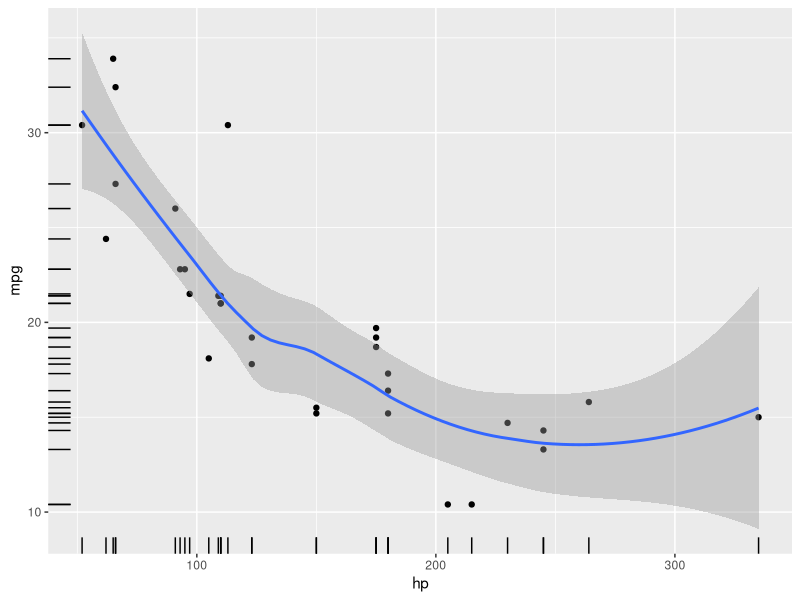
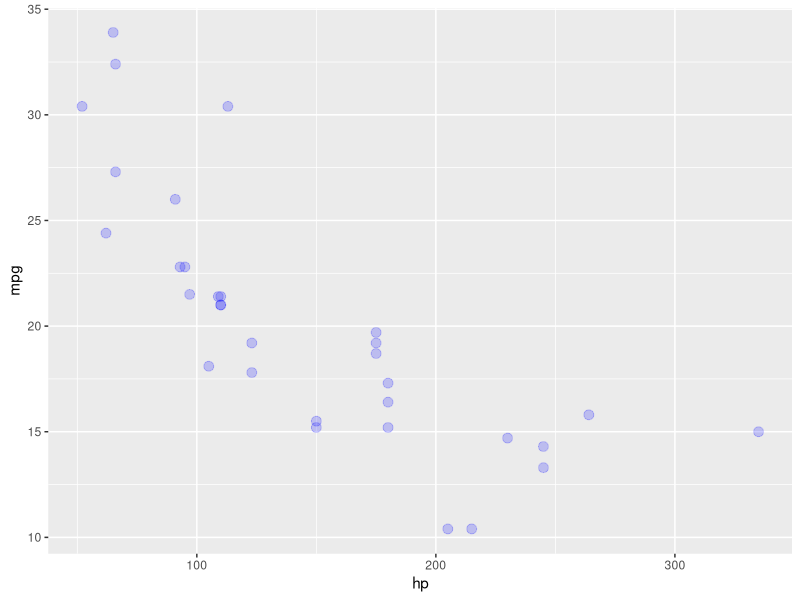
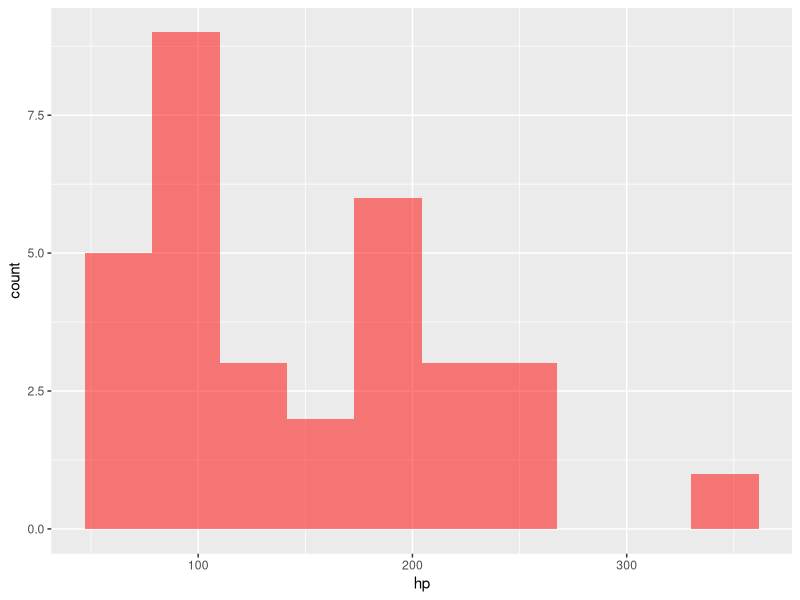
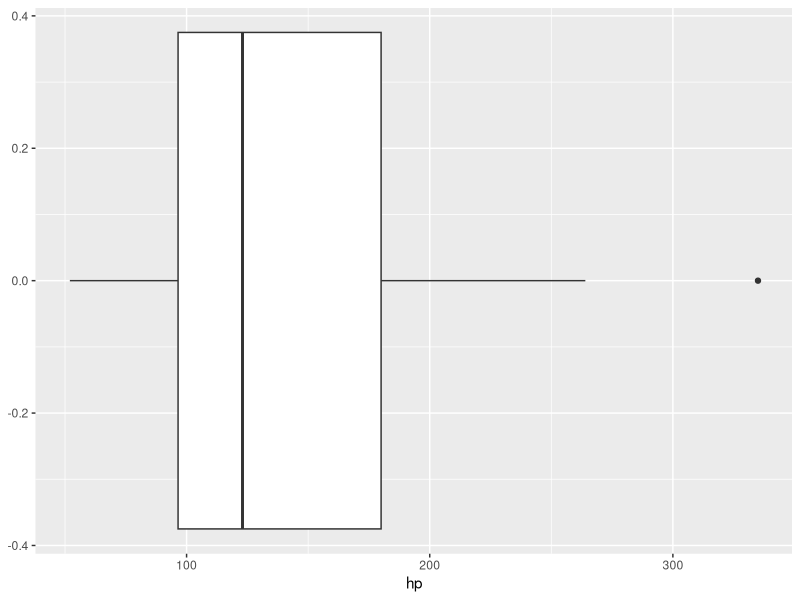
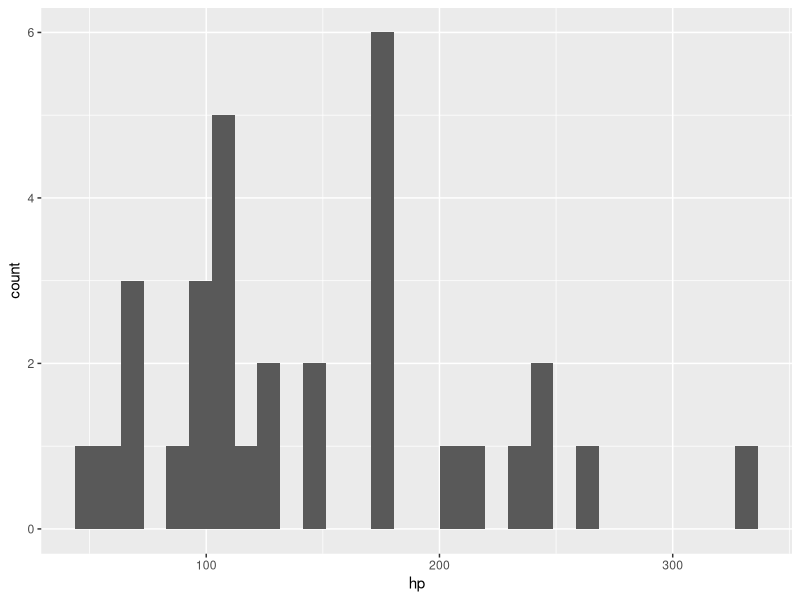
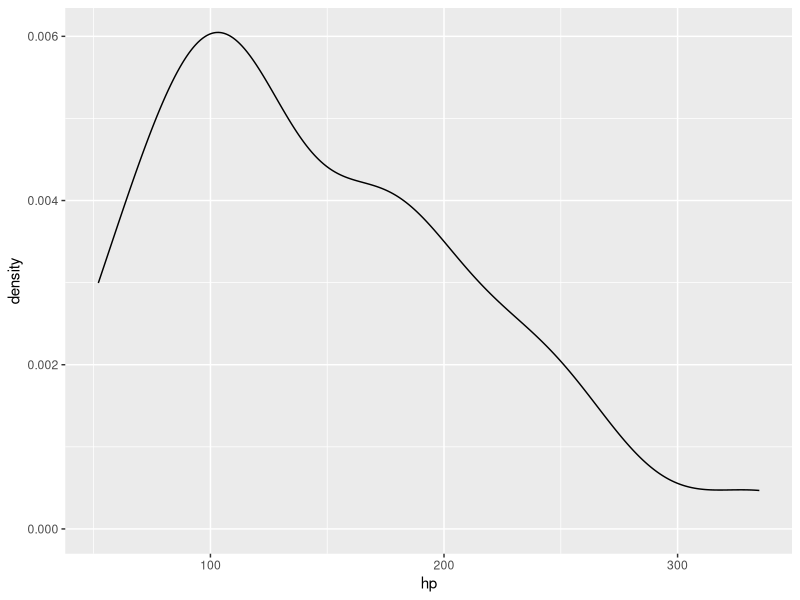
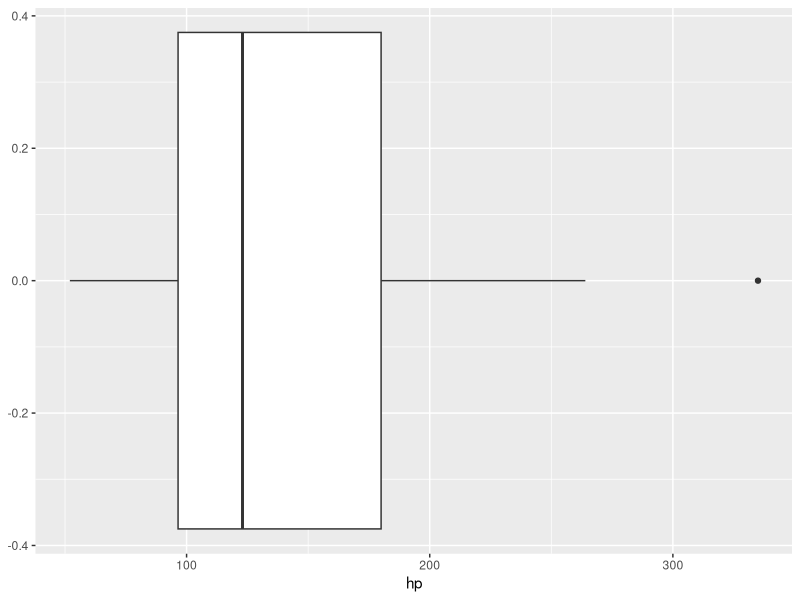
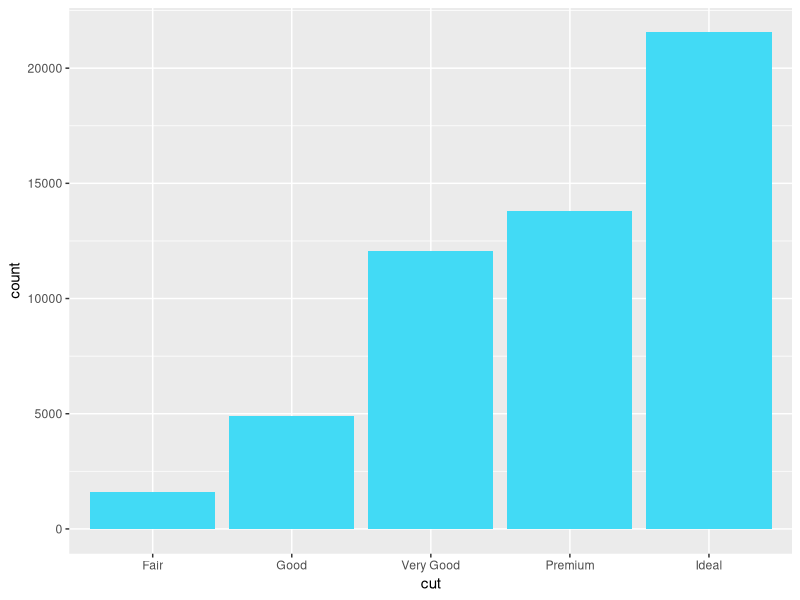

Generate these figures, in order, with R:
## ggplot2 
## library tidyverse
library(tidyverse)


##first plot
ggplot(data= mtcars, mapping = aes(x = hp , y = mpg)) + 
  geom_point() + 
  geom_smooth() +
  geom_rug()

##แบบนี้สั้นกว่า

ggplot(mtcars,aes (hp,mpg)) +
  geom_point(size = 3, col = "blue",alpha = 0.2)

ggplot (mtcars,aes(hp)) +
  geom_histogram(bins = 10, fill = "red", alpha = 0.5)

ggplot (mtcars,aes(hp)) +
  geom_boxplot()


p <- ggplot (mtcars,aes(hp))

p + geom_histogram()
p + geom_density()
p + geom_boxplot()

## boxplot 2 variable

diamonds %>%
  count(cut)

ggplot(diamonds , aes(cut))+
  geom_bar(fill = "#42daf5")

diamonds %>%
  count(color)

ggplot(diamonds , aes(cut,fill = color))+
  geom_bar(position = "dodge")

ggplot(diamonds , aes(cut,fill = color))+
  geom_bar(position = "fill")
##นับดูเป็นเปอร์เซนต์

## SCATTER PLOT

ggplot (diamonds, aes(carat,price)) +
  geom_point()


##วิธีการสุ่่มตัวอย่าง
##set.seed ล็อกตัวเลือกสุ่ม
set.seed (99)
small_diamonds <- sample_n (diamonds, 5000)

ggplot (small_diamonds, aes(carat,price)) +
  geom_point()


### FACET : small multiple

ggplot (small_diamonds, aes(carat,price)) +
  geom_point() +
  facet_wrap( ~color)
##อยากให้แสดงแค่ 4

ggplot (small_diamonds, aes(carat,price)) +
  geom_point() +
  geom_smooth(method = "lm", col = "red") +
  facet_wrap( ~color, ncol = 2) +
  theme_minimal()+
  labs(title = "Relation ship between carat and price by color",
       x= "Carat",
       y= "Price BUSD",
       caption = "Source : Diamonds from ggplot2 package")

ggplot (small_diamonds, aes(carat,price)) +
  geom_point() 


##final Ex.
ggplot (small_diamonds, aes(carat,price , col= cut)) +
  geom_point(size = 1) +
  facet_wrap(~color , ncol = 2)
